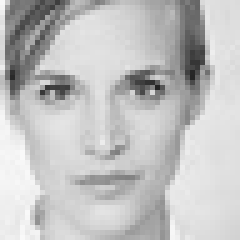
#> input picture Data/neutral/4_104.jpg, 48 x 48 px, found by its file name (shown 5 times larger); its folder holds only this picture in this run
$ python image_augemtation.py
#> lines starting #> are read from the running program, lines starting #| are printed output that depends on the picture
import cv2
import numpy as np
import os
import random

def crop_image(image, x, y, width, height):
    return image[y:y+height, x:x+width]

def add_noise(image):
    gauss = np.random.normal(0, 1, image.size)
    gauss = gauss.reshape(image.shape[0], image.shape[1], image.shape[2]).astype('uint8')
    return cv2.add(image, gauss)

# Path to your dataset
dataset_path = 'Main_Dataset/neutral'
augmented_path = 'augmented/neutral'

# Create the augmented dataset directory if it doesn't exist
if not os.path.exists(augmented_path):
    os.makedirs(augmented_path)

# Process each image in the dataset
for image_name in os.listdir(dataset_path):
    # Skip non-image files
    if not image_name.lower().endswith(('.png', '.jpg', '.jpeg', '.bmp', '.tiff')):
        continue

    image_path = os.path.join(dataset_path, image_name)
    image = cv2.imread(image_path)
#> image is the input picture: shape (48, 48, 3); min 35, max 249, mean 193.4

    # Check if the image was loaded successfully
    if image is not None:
        # Define the suffix for new images
        suffix = os.path.splitext(image_name)[0]

        # Crop parameters
        height, width, _ = image.shape
#> height = 48; width = 48
        crop_x, crop_y = random.randint(0, width // 4), random.randint(0, height // 4)
#> crop_x = 6; crop_y = 12
        crop_width, crop_height = width // 2, height // 2
#> crop_width = 24; crop_height = 24

        # Cropped image
        cropped_image = crop_image(image, crop_x, crop_y, crop_width, crop_height)
#> in crop_image, `return image[y:y+height, x:x+width]`:
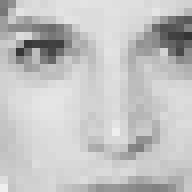
#> returned value: shape (24, 24, 3) (shown 8 times larger); min 51, max 238, mean 194.7
        cropped_image_name = f'{suffix}_cropped.png'
        cropped_image_path = os.path.join(augmented_path, cropped_image_name)
        cv2.imwrite(cropped_image_path, cropped_image)

        # Noisy image
        noisy_image = add_noise(image)
#> in add_noise, `return cv2.add(image, gauss)`:
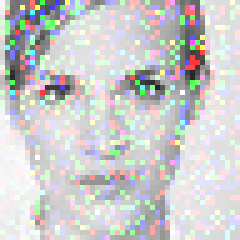
#> returned value: shape (48, 48, 3) (shown 5 times larger); mean of channels 0, 1, 2 203.2, 202.9, 202.8; drawn as B, G, R
        noisy_image_name = f'{suffix}_noisy.png'
        noisy_image_path = os.path.join(augmented_path, noisy_image_name)
        cv2.imwrite(noisy_image_path, noisy_image)

print("Augmentation completed.")

$ run again, on Data/neutral/4_256.jpg
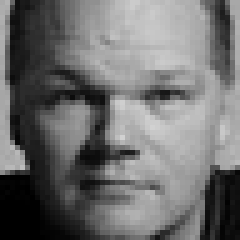
#> input picture Data/neutral/4_256.jpg, 48 x 48 px, found by its file name (shown 5 times larger)
#> image is the input picture: shape (48, 48, 3); min 0, max 209, mean 110.7
#> in crop_image, `return image[y:y+height, x:x+width]`:
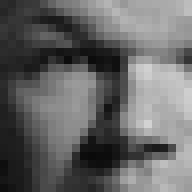
#> returned value: shape (24, 24, 3) (shown 8 times larger); min 10, max 209, mean 102.2
#> in add_noise, `return cv2.add(image, gauss)`:
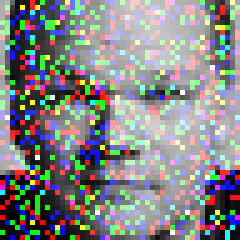
#> returned value: shape (48, 48, 3) (shown 5 times larger); mean of channels 0, 1, 2 134.5, 133.3, 133.1; drawn as B, G, R

$ run again, on Data/neutral/4_257.jpg
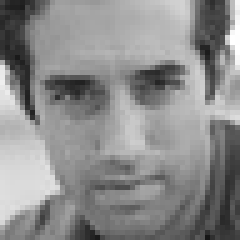
#> input picture Data/neutral/4_257.jpg, 48 x 48 px, found by its file name (shown 5 times larger)
#> image is the input picture: shape (48, 48, 3); min 22, max 255, mean 139.8
#> in crop_image, `return image[y:y+height, x:x+width]`:
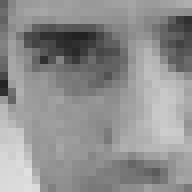
#> returned value: shape (24, 24, 3) (shown 8 times larger); min 34, max 224, mean 143.3
#> in add_noise, `return cv2.add(image, gauss)`:
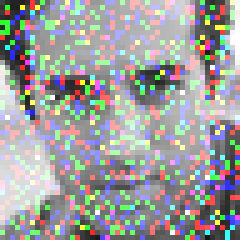
#> returned value: shape (48, 48, 3) (shown 5 times larger); mean of channels 0, 1, 2 158.5, 157.8, 157.8; drawn as B, G, R

$ run again, on Data/neutral/4_428.jpg
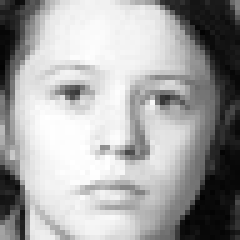
#> input picture Data/neutral/4_428.jpg, 48 x 48 px, found by its file name (shown 5 times larger)
#> image is the input picture: shape (48, 48, 3); min 3, max 255, mean 163.8
#> in crop_image, `return image[y:y+height, x:x+width]`:
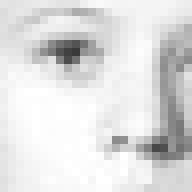
#> returned value: shape (24, 24, 3) (shown 8 times larger); min 57, max 255, mean 222.7
#> in add_noise, `return cv2.add(image, gauss)`:
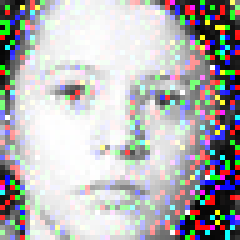
#> returned value: shape (48, 48, 3) (shown 5 times larger); mean of channels 0, 1, 2 179.6, 178.3, 178.8; drawn as B, G, R
